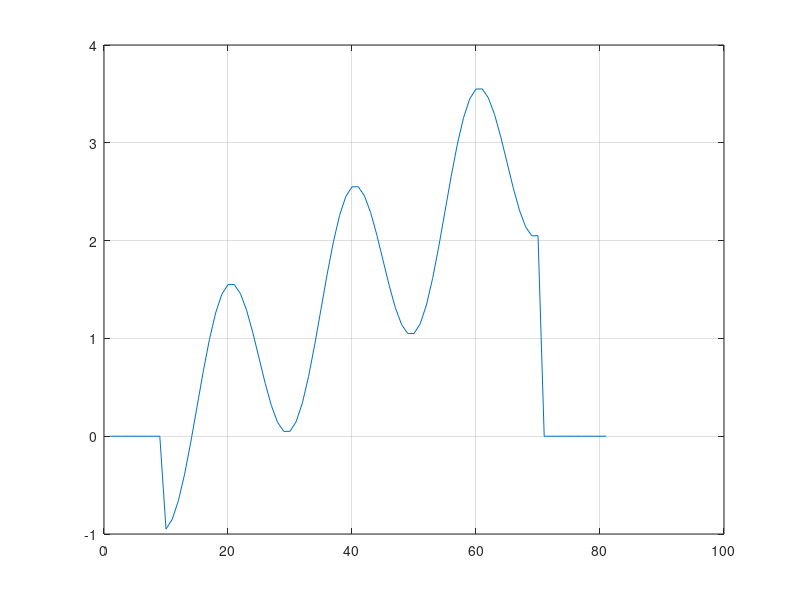

This chart was generated by the following MATLAB code:
a = zeros(1, 81);
c = zeros(1, 81);
for i = 10 : 70
    a(i) = a(i - 1) + 0.05;
end
t = 0 : pi / 10 : 6 * pi;
b = cos(t);
for i = 10 : 70
    c(i) = a(i)- b(i - 9);
end
plot(c);
grid on
